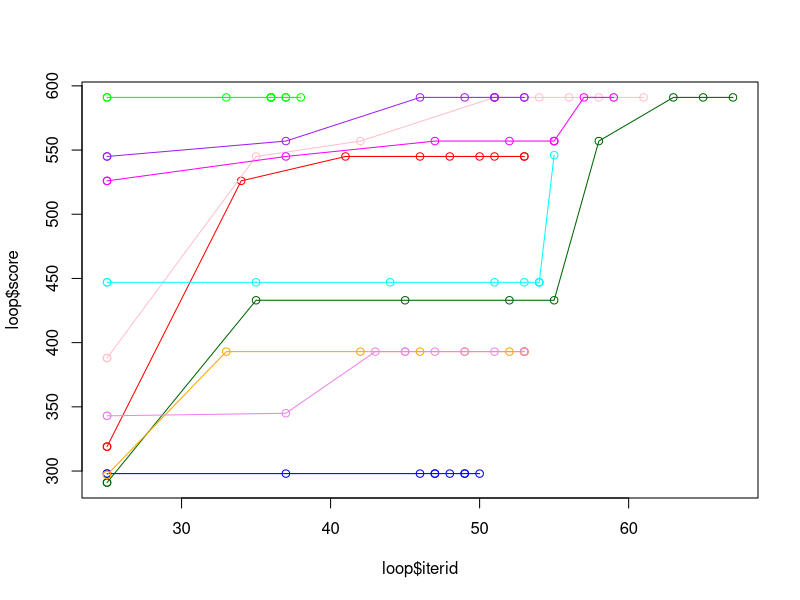

Write R code to recreate this figure.
data <- read.csv('dataset-no-homogenity-selective.csv', as.is=T, head=T)



loop <- data[which(data$runid<=1),]
plot(loop$iterid, loop$score, type="o", col="blue", ylim=c(min(data$score), max(data$score)), xlim=c(min(data$iterid), max(data$iterid)))
loop <- data[which(data$runid==2),]
lines(loop$iterid, loop$score, type="o", col="red")
loop <- data[which(data$runid==3),]
lines(loop$iterid, loop$score, type="o", col="green")
loop <- data[which(data$runid==4),]
lines(loop$iterid, loop$score, type="o", col="darkgreen")
loop <- data[which(data$runid==5),]
lines(loop$iterid, loop$score, type="o", col="orange")
loop <- data[which(data$runid==6),]
lines(loop$iterid, loop$score, type="o", col="pink")
loop <- data[which(data$runid==7),]
lines(loop$iterid, loop$score, type="o", col="purple")
loop <- data[which(data$runid==8),]
lines(loop$iterid, loop$score, type="o", col="cyan")
loop <- data[which(data$runid==9),]
lines(loop$iterid, loop$score, type="o", col="violet")
loop <- data[which(data$runid==10),]
lines(loop$iterid, loop$score, type="o", col="magenta")

